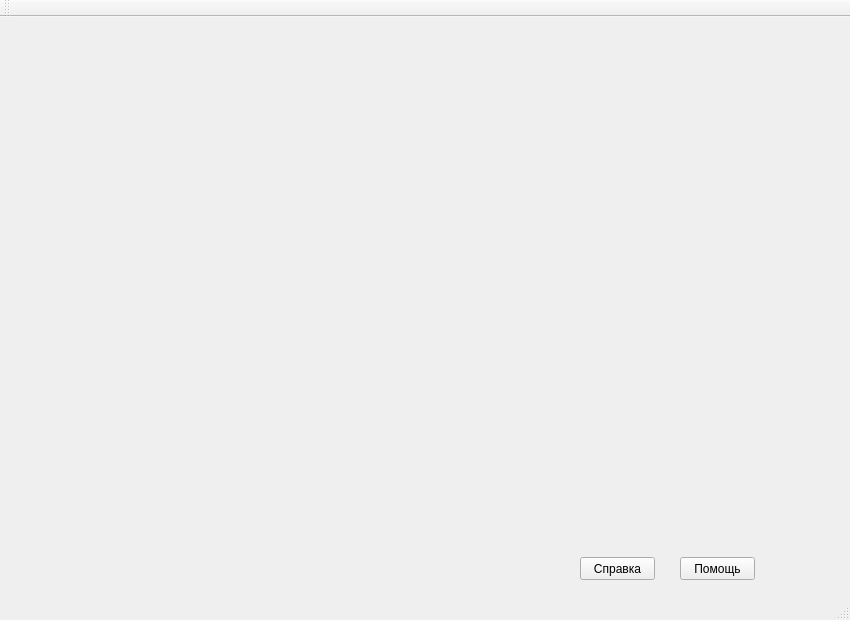
<?xml version="1.0" encoding="UTF-8"?>
<ui version="4.0">
 <class>MainWindow</class>
 <widget class="QMainWindow" name="MainWindow">
  <property name="geometry">
   <rect>
    <x>0</x>
    <y>0</y>
    <width>850</width>
    <height>620</height>
   </rect>
  </property>
  <property name="maximumSize">
   <size>
    <width>850</width>
    <height>620</height>
   </size>
  </property>
  <property name="windowTitle">
   <string>MainWindow</string>
  </property>
  <widget class="QWidget" name="centralWidget">
   <widget class="QPushButton" name="InfoButton">
    <property name="geometry">
     <rect>
      <x>580</x>
      <y>540</y>
      <width>75</width>
      <height>23</height>
     </rect>
    </property>
    <property name="text">
     <string>Справка</string>
    </property>
   </widget>
   <widget class="QPushButton" name="HelpButton">
    <property name="geometry">
     <rect>
      <x>680</x>
      <y>540</y>
      <width>75</width>
      <height>23</height>
     </rect>
    </property>
    <property name="text">
     <string>Помощь</string>
    </property>
   </widget>
  </widget>
  <widget class="QMenuBar" name="menuBar">
   <property name="geometry">
    <rect>
     <x>0</x>
     <y>0</y>
     <width>850</width>
     <height>21</height>
    </rect>
   </property>
  </widget>
  <widget class="QToolBar" name="mainToolBar">
   <attribute name="toolBarArea">
    <enum>TopToolBarArea</enum>
   </attribute>
   <attribute name="toolBarBreak">
    <bool>false</bool>
   </attribute>
  </widget>
  <widget class="QStatusBar" name="statusBar"/>
 </widget>
 <layoutdefault spacing="6" margin="11"/>
 <resources/>
 <connections/>
</ui>
